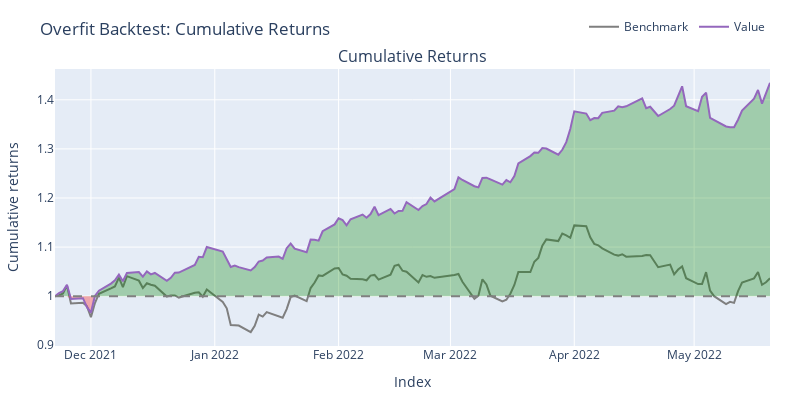

Here is the notebook cell this chart was saved with:
### Code cell
pyopt_pf.plot(width=800, height=400, title='Overfit Backtest: Cumulative Returns').show();
